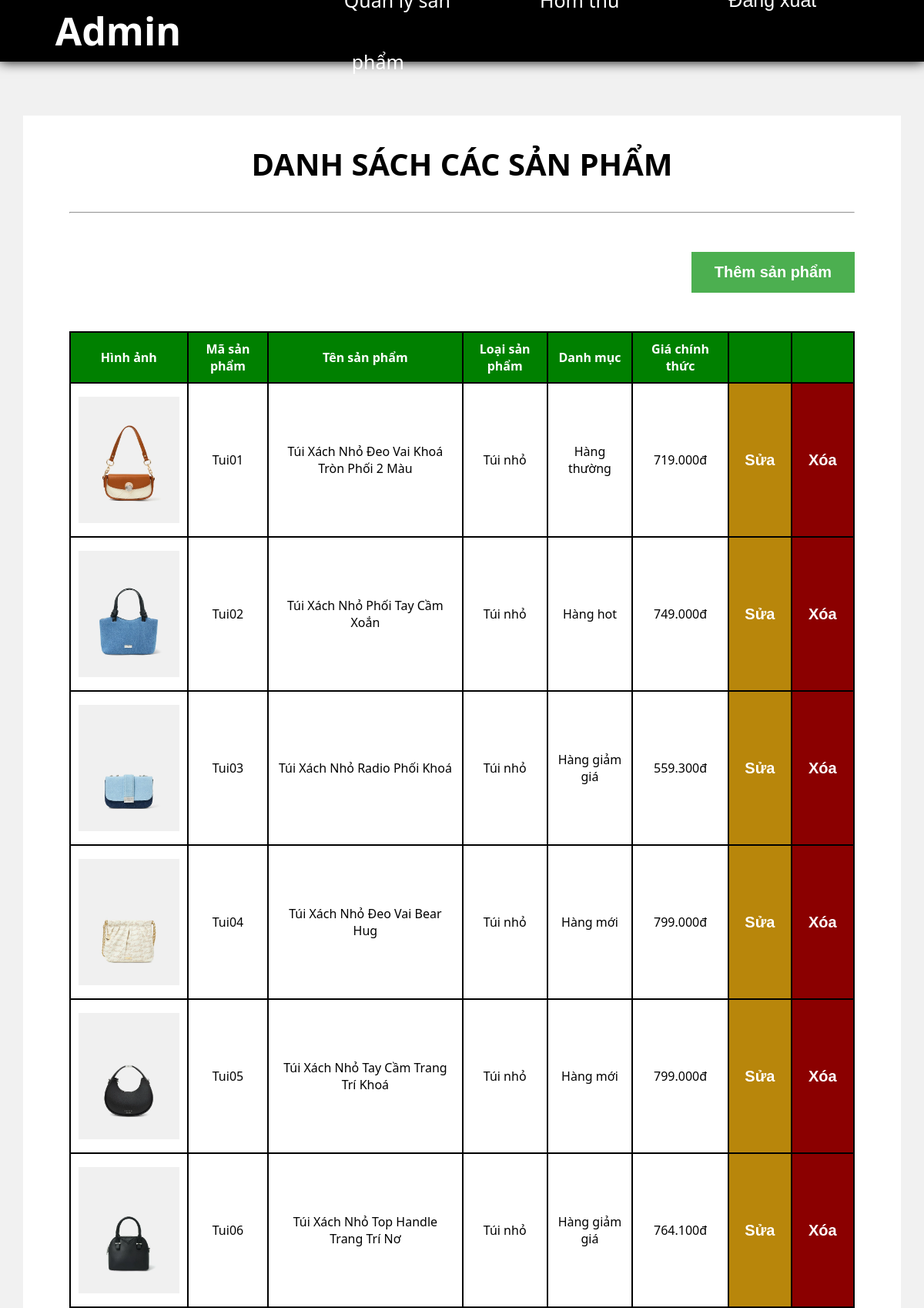
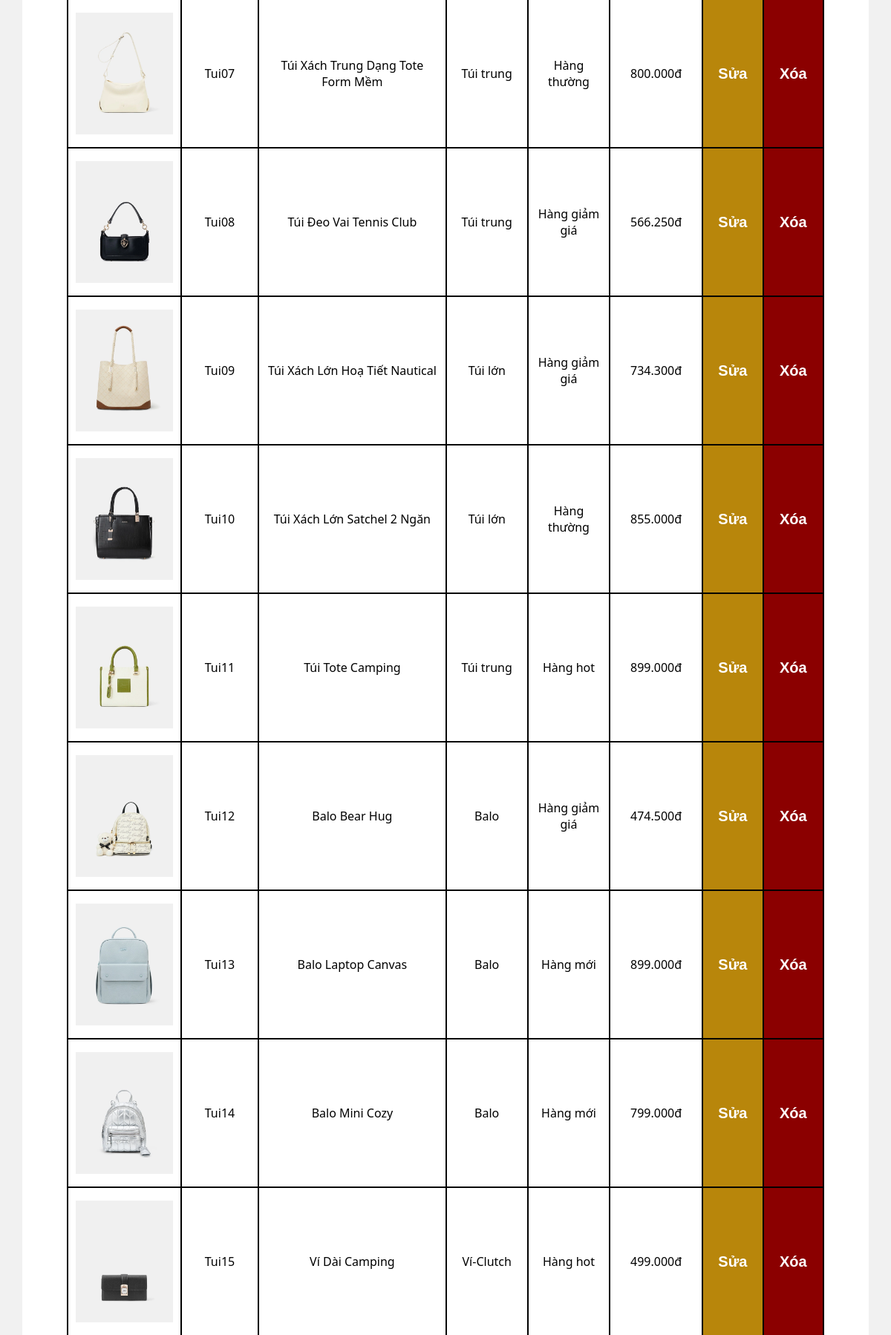
The page /AdminQLTX.php (signed in, upper part) on the database its author committed (2 pictures, top to bottom).
### tables this page shows
CREATE TABLE `sanpham` (
  `MaSP` varchar(20) NOT NULL,
  `TenSP` varchar(50) NOT NULL,
  `LoaiSP` varchar(30) NOT NULL,
  `MoTa` varchar(1000) NOT NULL,
  `Gia` float NOT NULL,
  `Giam` float NOT NULL,
  `DanhMuc` varchar(50) NOT NULL,
  `HinhAnh` varchar(200) NOT NULL
);

### AdminQLTX.php (the view, shortened to what this page needs)
<!DOCTYPE html>
<html lang="en">
<head>
    <link rel="stylesheet" href="./Style/AdminQLTX.css">
    <link rel="stylesheet" href="./Icon/themify-icons/themify-icons.css">
</head>
<body>
    <?php
        $conn = new mysqli("localhost", "root", "" ,"qlbantui");
        $sql = "SELECT * FROM sanpham";
        $result = $conn->query($sql);
    ?>
    <div class="main">
        <div class="header">
            <div class="logo"><a href="AdminQLTX.php">Admin</a></div>
            <ul class="nav">
                <li><a href="AdminQLTX.php" class="menu">Quản lý sản phẩm</a></li>
                <li><a href="AdminHomThu.php" class="menu">Hòm thư</a></li>
                <li><form action="" method="post"><button type="submit" class="menu" name="logout">Đăng xuất</button></form></li>
            </ul>
        </div>
        <div class="wrap">
            <div class="product-list">
                <h1>Danh sách các sản phẩm</h1>
                <hr>
                <div class="list">
                    <form action="AdminThemSP.php" method="post" class="add-product"><button type="submit" name="add">Thêm sản phẩm</button></form>
                    <div class="product-table">
                        <table cellpadding="50" border="2">
                            <tr>
                                <th>Hình ảnh</th>
                                <th>Mã sản phẩm</th>
                                <th>Tên sản phẩm</th>
                                <th>Loại sản phẩm</th>
                                <th>Danh mục</th>
                                <th>Giá chính thức</th>
                                <th></th>
                                <th></th>
                            </tr>
                            <?php
                                if ($result->num_rows > 0)
                                {
                                    while ($row = $result->fetch_assoc())
                                    {
                                        if ($row['Giam'] == 0)
                                        {
                                            $row['Giam'] = 1;
                                        }
                                        else
                                        {
                                            $row['Giam'] = (float)($row['Giam'] / 100);
                                        }
                                        $gia = $row['Gia'];
                                        if ($row['DanhMuc'] == "Hàng giảm giá")
                                            $gia = $row['Gia'] - ($row['Gia'] * $row['Giam']);
                                        $GiaChinhThuc = number_format($gia, 0, ',', '.');
                                        echo "<tr>";
                                        echo "<td class='product-img'><img src='".$row['HinhAnh']."' alt='".$row['TenSP']."'></td>";
                                        echo "<td>".$row['MaSP']."</td>";
                                        echo "<td>".$row['TenSP']."</td>";
                                        echo "<td>".$row['LoaiSP']."</td>";
                                        echo "<td>".$row['DanhMuc']."</td>";
                                        echo "<td>".$GiaChinhThuc."đ</td>";
                                        echo "<td class='btn'>";
                                        echo "<form action='AdminSuaSP.php' method='post'>";
                                        echo "<button type='submit' name='update' class='update'>Sửa</button>";
                                        echo "</form>";
                                        echo "</td>";
                                        echo "<td class='btn'>";
                                        echo "<form action='AdminXoaSP.php' method='post'>";
                                        echo "<button type='submit' name='delete' class='delete'>Xóa</button>";
                                        echo "</form>";
                                        echo "</td>";
                                        echo "</tr>";
                                    }
                                }
                                else
                                {
                                    echo "<h3 style='text-align: center; color: red;'>Chưa có sản phẩm nào trên hệ thống.</h3>";
                                }
                            ?>
                        </table>
                    </div>
                </div>
            </div>
        </div>
    </div>
</body>
</html>

### Style/AdminQLTX.css (style rules this page uses)
* { padding: 0px; margin: 0px; box-sizing: border-box; }
html { font-family: 'Segoe UI', Tahoma, Geneva, Verdana, sans-serif; background-color: #F1F1F1; }
.main { height: 100vh; }
.header { height: 80px; display: flex; justify-content: space-around; align-items: center; background-color: black; position: fixed; top: 0; right: 0; left: 0; z-index: 999; font-size: 20px; box-shadow: 0px 0px 15px rgba(0, 0, 0, 1); }
.header .logo a { font-size: 50px; font-weight: bold; text-decoration: none; color: white; padding: 15px 0px; }
.header .nav { display: flex; list-style: none; }
.header .nav li { line-height: 80px; width: 250px; font-size: 25px; cursor: pointer; text-align: center; }
.header .nav li a { text-decoration: none; color: white; padding: 0px 25px; }
.header .nav li form { width: 100%; }
.header .nav li button { display: block; width: 100%; line-height: 80px; font-size: 25px; border: none; background-color: black; color: white; cursor: pointer; }
.wrap { margin-top: 150px; margin-bottom: 100px; width: 100%; display: flex; justify-content: center; align-items: flex-start; }
.wrap .product-list { width: 95%; background-color: white; padding: 35px 60px; }
.wrap .product-list h1 { display: block; text-align: center; margin-bottom: 35px; text-transform: uppercase; font-size: 40px; }
.wrap .product-list .list { margin-top: 30px; }
.wrap .product-list .list .add-product { margin: 50px 0px; width: 100%; text-align: end; }
.wrap .product-list .list .add-product button { padding: 15px 30px; font-size: 20px; font-weight: bold; background-color: #4CAF50; color: white; border: none; cursor: pointer; }
.wrap .product-list .list .product-table table { border-collapse: collapse; width: 100%; text-align: center; }
.wrap .product-list .list .product-table table th, .wrap .product-list .list .product-table table td { padding: 10px; border: 2px solid black; }
.wrap .product-list .list .product-table table th { background-color: green; color: white; }
.wrap .product-list .list .product-table table td { height: 200px; }
.wrap .product-list .list .product-table table .product-img { width: 15%; }
.wrap .product-list .list .product-table table .product-img img { display: block; width: 100%; height: auto; }
.wrap .product-list .list .product-table table .btn { padding: 0; width: 8%; }
.wrap .product-list .list .product-table table .btn form { display: block; width: 100%; height: 100%; }
.wrap .product-list .list .product-table table .btn form button { display: block; width: 100%; height: 100%; font-size: 20px; font-weight: bold; border: none; color: white; cursor: pointer; }
.wrap .product-list .list .product-table table .btn form .update { background-color: darkgoldenrod; }
.wrap .product-list .list .product-table table .btn form .delete { background-color: darkred; }

### rows shown on the page
sanpham: HinhAnh (picture), MaSP "Tui01", TenSP "Túi Xách Nhỏ Đeo Vai Khoá Tròn Phối 2 Màu", LoaiSP "Túi nhỏ", DanhMuc "Hàng thường", Gia "719.000"
sanpham: HinhAnh (picture), MaSP "Tui02", TenSP "Túi Xách Nhỏ Phối Tay Cầm Xoắn", LoaiSP "Túi nhỏ", DanhMuc "Hàng hot", Gia "749.000"
sanpham: HinhAnh (picture), MaSP "Tui03", TenSP "Túi Xách Nhỏ Radio Phối Khoá", LoaiSP "Túi nhỏ", DanhMuc "Hàng giảm giá", Gia "559.300"
sanpham: HinhAnh (picture), MaSP "Tui04", TenSP "Túi Xách Nhỏ Đeo Vai Bear Hug", LoaiSP "Túi nhỏ", DanhMuc "Hàng mới", Gia "799.000"
sanpham: HinhAnh (picture), MaSP "Tui05", TenSP "Túi Xách Nhỏ Tay Cầm Trang Trí Khoá", LoaiSP "Túi nhỏ", DanhMuc "Hàng mới", Gia "799.000"
sanpham: HinhAnh (picture), MaSP "Tui06", TenSP "Túi Xách Nhỏ Top Handle Trang Trí Nơ", LoaiSP "Túi nhỏ", DanhMuc "Hàng giảm giá", Gia "764.100"
sanpham: HinhAnh (picture), MaSP "Tui07", TenSP "Túi Xách Trung Dạng Tote Form Mềm", LoaiSP "Túi trung", DanhMuc "Hàng thường", Gia "800.000"
sanpham: HinhAnh (picture), MaSP "Tui08", TenSP "Túi Đeo Vai Tennis Club", LoaiSP "Túi trung", DanhMuc "Hàng giảm giá", Gia "566.250"
sanpham: HinhAnh (picture), MaSP "Tui09", TenSP "Túi Xách Lớn Hoạ Tiết Nautical", LoaiSP "Túi lớn", DanhMuc "Hàng giảm giá", Gia "734.300"
sanpham: HinhAnh (picture), MaSP "Tui10", TenSP "Túi Xách Lớn Satchel 2 Ngăn", LoaiSP "Túi lớn", DanhMuc "Hàng thường", Gia "855.000"
sanpham: HinhAnh (picture), MaSP "Tui11", TenSP "Túi Tote Camping", LoaiSP "Túi trung", DanhMuc "Hàng hot", Gia "899.000"
sanpham: HinhAnh (picture), MaSP "Tui12", TenSP "Balo Bear Hug", LoaiSP "Balo", DanhMuc "Hàng giảm giá", Gia "474.500"
sanpham: HinhAnh (picture), MaSP "Tui13", TenSP "Balo Laptop Canvas", LoaiSP "Balo", DanhMuc "Hàng mới", Gia "899.000"
sanpham: HinhAnh (picture), MaSP "Tui14", TenSP "Balo Mini Cozy", LoaiSP "Balo", DanhMuc "Hàng mới", Gia "799.000"
sanpham: HinhAnh (picture), MaSP "Tui15", TenSP "Ví Dài Camping", LoaiSP "Ví-Clutch", DanhMuc "Hàng hot", Gia "499.000"
